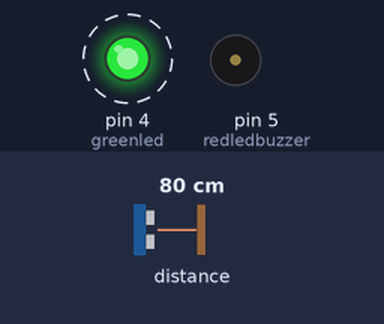
Bench run of a sketch on a simulated Arduino Uno, built with avr-gcc and run on an emulated ATmega328P. Parts: output pins drawn as LEDs (lit = HIGH), buzzer (waves = sounding, pin HIGH). Wiring (inferred from the names in the program): ultrasonic range finder: trigger pin 2; echo pin 0. Dashed ring = blinking. The inputs (shaded band) are chosen by the test bench; at power-on: distance to the obstacle 80 cm. The echo pulse lasts 58.3 µs per cm; pins used as bus, display or sensor lines are not drawn; what the sketch prints to the serial monitor is not drawn.

Above: at 2.8 s.
2.9 s: distance to the obstacle set to 19 cm
6.4 s: distance to the obstacle set to 15 cm
At 8.8 s:
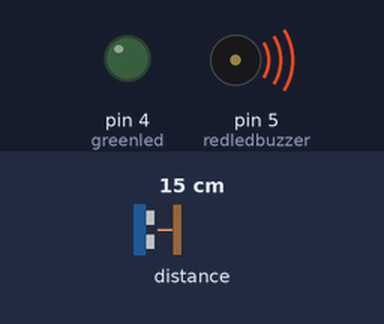
12.4 s: distance to the obstacle set to 7 cm
15.9 s: distance to the obstacle set to 4 cm
At 17.1 s:
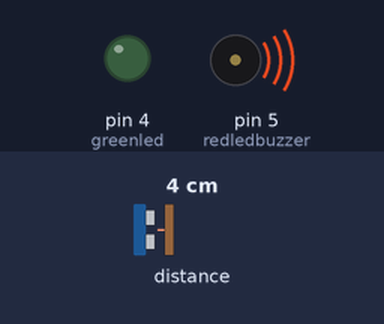
18.6 s: distance to the obstacle set to 35 cm
At 20.0 s:
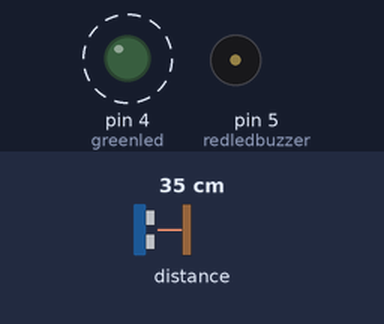
24.6 s: distance to the obstacle set to 2 cm
At 25.3 s:
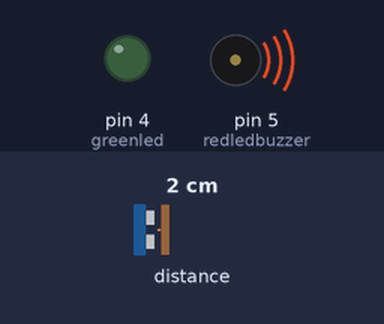
Timing chart, 0 to 27.6 s (numbered marks = the images above; inputs shaded):
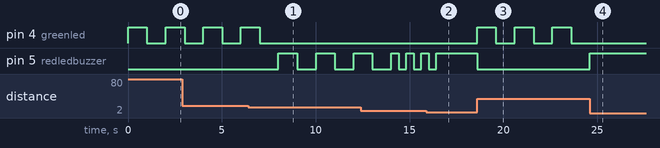

The sketch:

ReverseSensor.ino
```cpp
const int greenled = 4;     //D2
const int redledbuzzer = 5; //D1
const int trigPin = 2;      //D4
const int echoPin = 0;      //D3
long duration;
int distance;

void setup() {
  pinMode(redledbuzzer, OUTPUT);  // Sets the redledbuzzer as an Output
  pinMode(greenled, OUTPUT);      // Sets the greenled as an Output
  pinMode(trigPin, OUTPUT);       // Sets the trigPin as an Output
  pinMode(echoPin, INPUT);        // Sets the echoPin as an Input
  Serial.begin(115200);           // Starts the serial communication
}

void loop() {
// Clears the trigPin
digitalWrite(trigPin, LOW);
delayMicroseconds(2);

// Sets the trigPin on HIGH state for 10 us
digitalWrite(trigPin, HIGH);
delayMicroseconds(10);
digitalWrite(trigPin, LOW);

// Reads echoPin, returns the sound wave travel time in us
duration = pulseIn(echoPin, HIGH);

// Calculating the distance
distance= duration*0.034/2;
// Prints the distance on the Serial Monitor
Serial.print("Distance: ");
Serial.println(distance);
if(distance>15)
{
  digitalWrite(redledbuzzer, LOW);
  digitalWrite(greenled, HIGH);
  delay(1000);
  digitalWrite(greenled, LOW);
  delay(1000);
  }
if(distance<=15)
  {
  digitalWrite(greenled, LOW);
  if(distance>10){
    digitalWrite(redledbuzzer, HIGH);
    delay(1000);
    digitalWrite(redledbuzzer, LOW);
    delay(1000);
    }
  else if(distance<=10 && distance>5){
    digitalWrite(redledbuzzer, HIGH);
    delay(400);
    digitalWrite(redledbuzzer, LOW);
    delay(400);
    }
  else{
    digitalWrite(redledbuzzer, HIGH);
    }
  }
}
```

Measured:
- the behaviour switches between 17 and 16 cm on distance to the obstacle (found by bisection; images 0 and 1)
- the behaviour switches between 6 and 5 cm on distance to the obstacle (found by bisection; images 1 and 2)
- after the input at 6.4 s, pin 4 (greenled): goes on until 7.0 s, then stays LOW; pin 5 (redledbuzzer): alternates HIGH for 1.0 s and LOW for 1.0 s, starting after 1.6 s
- after the input at 15.9 s, pin 5 (redledbuzzer): goes on until 16.4 s, then stays HIGH
- after the input at 18.6 s, pin 4 (greenled): alternates HIGH for 1.0 s and LOW for 1.0 s, starting at once; pin 5 (redledbuzzer): HIGH → LOW at once
- after the input at 24.6 s, pin 4 (greenled): stops changing and stays LOW; pin 5 (redledbuzzer): LOW → HIGH at once
- by itself, pin 4 (greenled): alternates HIGH for 1.0 s and LOW for 1.0 s
